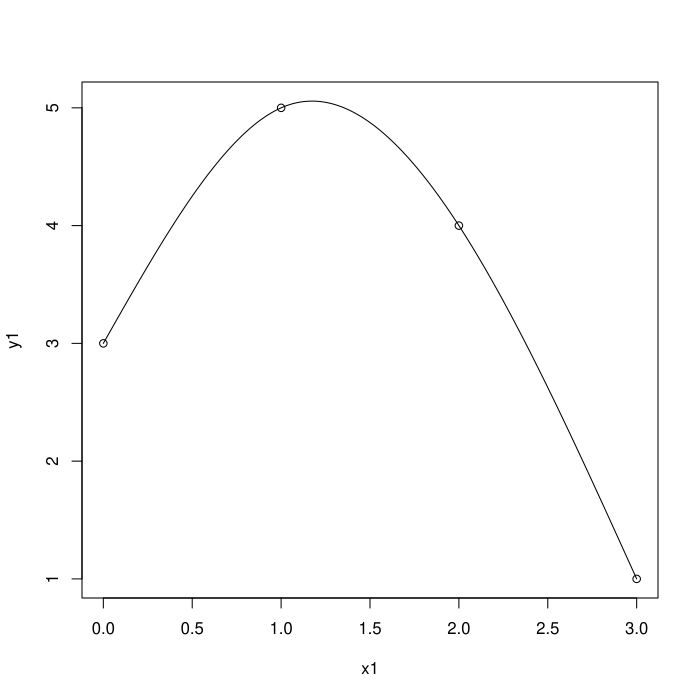

Generate this figure with R:
#
# Copyright (c) 2015-2016 by Yuchao Zhao, Xiaoye Meng.
#
# This program is free software: you can redistribute it and/or modify
# it under the terms of the GNU General Public License as published by
# the Free Software Foundation, either version 3 of the License, or
# (at your option) any later version.
#
# This program is distributed in the hope that it will be useful,
# but WITHOUT ANY WARRANTY; without even the implied warranty of
# MERCHANTABILITY or FITNESS FOR A PARTICULAR PURPOSE.  See the
# GNU General Public License for more details.
#
# You should have received a copy of the GNU General Public License
# along with this program.  If not, see <http://www.gnu.org/licenses/>.
#

source("c3/splinecoeff.R")
source("c3/splineplot.R")
# (a)
xa = c(0, 1, 2, 3)
ya = c(3, 5, 4, 1)
splinecoeff(xa, ya)
splineplot(xa, ya, 100)
# (b)
xb = c(-1, 0, 3, 4, 5)
yb = c( 3, 5, 1, 1, 1)
splinecoeff(xb, yb)
splineplot(xb, yb, 100)
